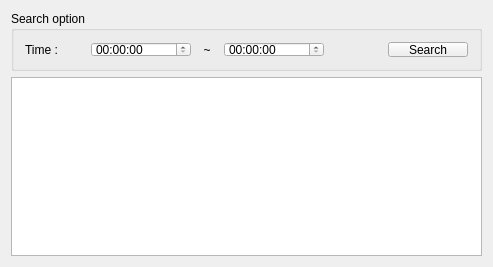
<?xml version="1.0" encoding="UTF-8"?>
<ui version="4.0">
 <class>Widget</class>
 <widget class="QWidget" name="Widget">
  <property name="geometry">
   <rect>
    <x>0</x>
    <y>0</y>
    <width>493</width>
    <height>267</height>
   </rect>
  </property>
  <property name="windowTitle">
   <string>Widget</string>
  </property>
  <layout class="QVBoxLayout" name="verticalLayout">
   <item>
    <widget class="QGroupBox" name="groupBox">
     <property name="minimumSize">
      <size>
       <width>0</width>
       <height>60</height>
      </size>
     </property>
     <property name="maximumSize">
      <size>
       <width>16777215</width>
       <height>60</height>
      </size>
     </property>
     <property name="title">
      <string>Search option</string>
     </property>
     <layout class="QVBoxLayout" name="verticalLayout_2">
      <item>
       <layout class="QHBoxLayout" name="horizontalLayout_2">
        <item>
         <widget class="QLabel" name="label_2">
          <property name="minimumSize">
           <size>
            <width>60</width>
            <height>0</height>
           </size>
          </property>
          <property name="maximumSize">
           <size>
            <width>60</width>
            <height>16777215</height>
           </size>
          </property>
          <property name="text">
           <string>Time : </string>
          </property>
         </widget>
        </item>
        <item>
         <widget class="QTimeEdit" name="timeFROM">
          <property name="minimumSize">
           <size>
            <width>100</width>
            <height>0</height>
           </size>
          </property>
          <property name="maximumSize">
           <size>
            <width>100</width>
            <height>16777215</height>
           </size>
          </property>
         </widget>
        </item>
        <item>
         <widget class="QLabel" name="label_4">
          <property name="text">
           <string>  ~  </string>
          </property>
         </widget>
        </item>
        <item>
         <widget class="QTimeEdit" name="timeTO">
          <property name="minimumSize">
           <size>
            <width>100</width>
            <height>0</height>
           </size>
          </property>
          <property name="maximumSize">
           <size>
            <width>100</width>
            <height>16777215</height>
           </size>
          </property>
         </widget>
        </item>
        <item>
         <spacer name="horizontalSpacer_3">
          <property name="orientation">
           <enum>Qt::Horizontal</enum>
          </property>
          <property name="sizeHint" stdset="0">
           <size>
            <width>40</width>
            <height>20</height>
           </size>
          </property>
         </spacer>
        </item>
        <item>
         <widget class="QPushButton" name="pbtSearch">
          <property name="text">
           <string>Search</string>
          </property>
         </widget>
        </item>
       </layout>
      </item>
     </layout>
    </widget>
   </item>
   <item>
    <widget class="QTableView" name="tableView"/>
   </item>
  </layout>
 </widget>
 <layoutdefault spacing="6" margin="11"/>
 <resources/>
 <connections/>
</ui>
